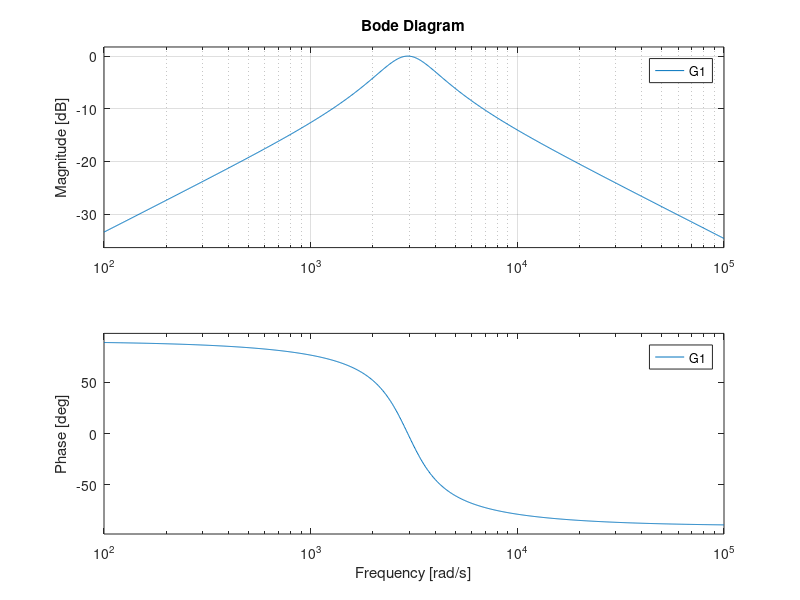
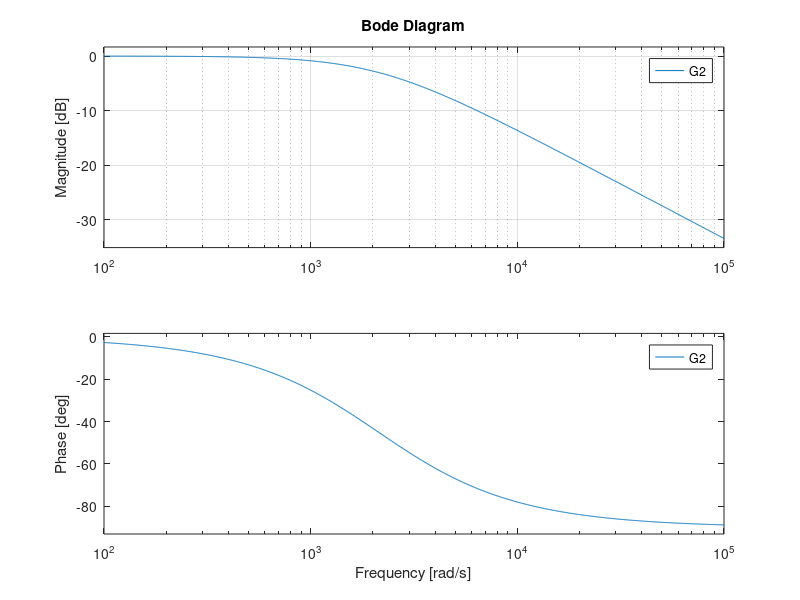
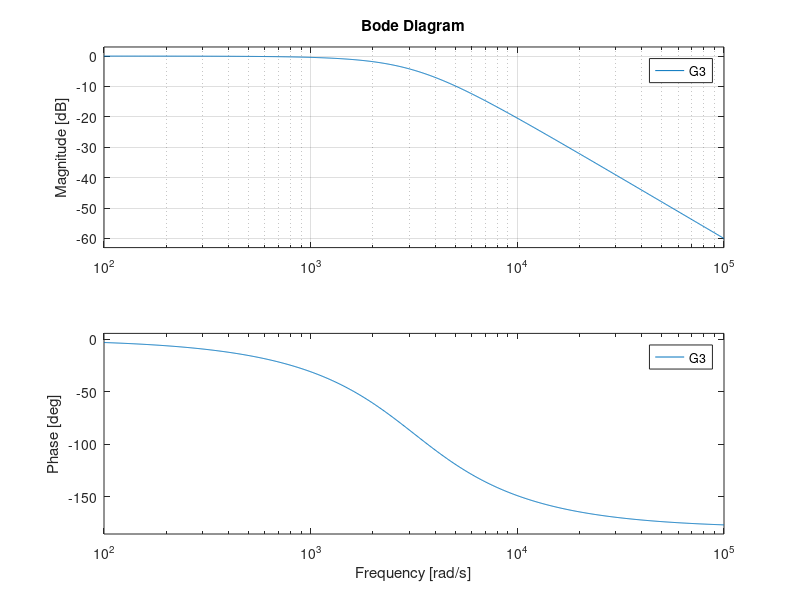
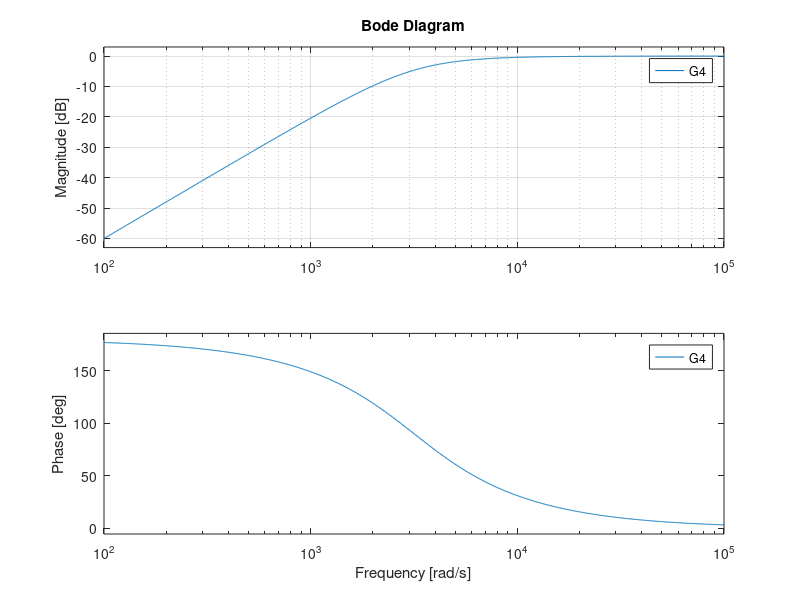

MATLAB code to generate these figures, in order:
%% Richie Ngo MIE 402 27413591 Pre-Lab 6

% Initializes circuit values
R = 470;        % resistance, ohms
L = 100*10^-3;  % inductance, henrys
Rl = 70;        % inductor resistance, ohms
Req = R + Rl;   % equivalent resistance in series, ohms
C = 1*10^-6;    % capacitance, farads

% 1.
figure(1)
G1 = tf([L 0], [L*C*Req L R]);
bode(G1)
grid

% 2.
figure(2)
G2 = tf(1, [R*C 1]);
bode(G2)
grid

% 3.
figure(3)
G3 = tf(1, [L*C Req*C 1]);
bode(G3)
grid

% 4.
figure(4)
G4 = tf([L 0 0], [L Req 1/C]);
bode(G4)
grid

% 5.
figure(5)
G5 = tf(R, [L*C*Req L Req]);
bode(G5)
grid

% 6.
figure(6)
G6 = tf(L, [Req L]);
bode(G6)
grid

% 7.
figure(7)
G7 = tf([R*C 0], [R*C 1]);
bode(G7)
grid